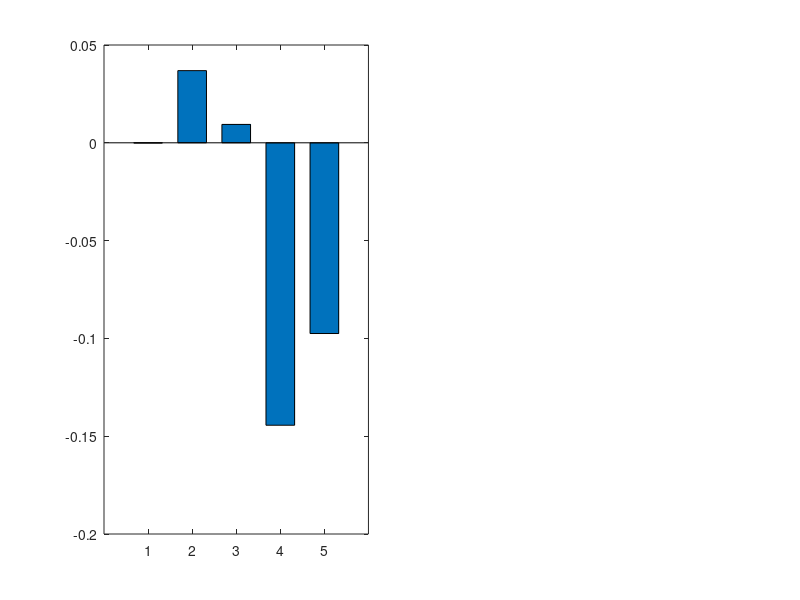

The MATLAB script that drew this image: (Note: this script raises an error after producing the figure.)
%% ========================================================================
% STANDALONE BEHAVIOURAL PATHWAY DECOMPOSITION
%
% Age-sex malaria model:
% behavioural pathways underlying female-male heterogeneity
%
% Scenarios:
%
% S0   = homogeneous behaviour
% SE   = exposure heterogeneity only
% SP   = prevention heterogeneity only
% ST   = treatment heterogeneity only
% Sall = all behavioural pathways
%
% Outcomes:
%
% Delta P_a  = P_fa - P_ma
% Delta Pi_a = Pi_fa - Pi_ma
%
% Positive values:
%   larger outcome among females aged >=5 years
%
% Negative values:
%   larger outcome among males aged >=5 years
%
% No external files are required.
% No files are saved.
% ========================================================================

clear;
clc;
close all;

%% ========================================================================
% NUMERICAL RESULTS FROM THE BEHAVIOURAL PATHWAY ANALYSIS
% ========================================================================

% Scenario order:
%
% 1 = S0
% 2 = SE
% 3 = SP
% 4 = ST
% 5 = Sall

Scenario = { ...
    'S0'; ...
    'SE'; ...
    'SP'; ...
    'ST'; ...
    'Sall'};

%% ------------------------------------------------------------------------
% Basic reproduction number
% -------------------------------------------------------------------------

R0 = [ ...
    4.287; ...     % S0
    4.297; ...     % SE
    4.287; ...     % SP
    4.287; ...     % ST
    4.296];        % Sall

%% ------------------------------------------------------------------------
% Female-male prevalence difference among >=5-year groups
%
% Delta P_a = P_fa - P_ma
%
% Units: percentage points
% -------------------------------------------------------------------------

DeltaP_a = [ ...
   -0.0001; ...    % S0
    0.0369; ...    % SE
    0.0094; ...    % SP
   -0.1444; ...    % ST
   -0.0975];       % Sall

%% ------------------------------------------------------------------------
% Female-male infectious-pressure difference among >=5-year groups
%
% Delta Pi_a = Pi_fa - Pi_ma
%
% Units: percentage points
% -------------------------------------------------------------------------

DeltaPi_a = [ ...
   -0.012; ...     % S0
    7.013; ...     % SE
    1.807; ...     % SP
   -1.833; ...     % ST
    7.014];        % Sall

%% ========================================================================
% DISPLAY RESULTS IN COMMAND WINDOW
% ========================================================================

fprintf('\n');
fprintf('===============================================================\n');
fprintf('BEHAVIOURAL PATHWAY DECOMPOSITION\n');
fprintf('===============================================================\n\n');

fprintf('%-12s %-10s %-18s %-18s\n', ...
    'Scenario','R0','Delta P_a (pp)','Delta Pi_a (pp)');

fprintf('---------------------------------------------------------------\n');

for k = 1:5

    fprintf('%-12s %-10.3f %-18.4f %-18.3f\n', ...
        Scenario{k}, ...
        R0(k), ...
        DeltaP_a(k), ...
        DeltaPi_a(k));

end

fprintf('---------------------------------------------------------------\n');

%% ========================================================================
% ADDITIVITY CHECK
%
% Effects are measured relative to homogeneous behaviour S0.
% ========================================================================

effect_E_P = DeltaP_a(2) - DeltaP_a(1);
effect_P_P = DeltaP_a(3) - DeltaP_a(1);
effect_T_P = DeltaP_a(4) - DeltaP_a(1);
effect_all_P = DeltaP_a(5) - DeltaP_a(1);

nonadd_P = ...
    effect_all_P - ...
    (effect_E_P + effect_P_P + effect_T_P);

effect_E_Pi = DeltaPi_a(2) - DeltaPi_a(1);
effect_P_Pi = DeltaPi_a(3) - DeltaPi_a(1);
effect_T_Pi = DeltaPi_a(4) - DeltaPi_a(1);
effect_all_Pi = DeltaPi_a(5) - DeltaPi_a(1);

nonadd_Pi = ...
    effect_all_Pi - ...
    (effect_E_Pi + effect_P_Pi + effect_T_Pi);

fprintf('\n');
fprintf('ADDITIVITY CHECK\n');
fprintf('---------------------------------------------------------------\n');

fprintf('Prevalence non-additivity          = %.5f pp\n', ...
    nonadd_P);

fprintf('Infectious-pressure non-additivity = %.5f pp\n', ...
    nonadd_Pi);

%% ========================================================================
% INTERPRETIVE SUMMARY
% ========================================================================

fprintf('\n');
fprintf('INTERPRETIVE SUMMARY\n');
fprintf('---------------------------------------------------------------\n');

fprintf(['Homogeneous behaviour produces almost no female-male ', ...
         'difference.\n']);

fprintf(['Exposure heterogeneity produces the largest isolated ', ...
         'positive shift in infectious pressure toward females.\n']);

fprintf(['Prevention heterogeneity produces a smaller shift in ', ...
         'the same direction.\n']);

fprintf(['Treatment heterogeneity shifts both prevalence and ', ...
         'infectious pressure toward males.\n']);

fprintf(['Under all pathways, prevalence is slightly higher among ', ...
         'males, whereas infectious pressure is higher among females.\n']);

fprintf('\n');
fprintf('===============================================================\n');

%% ========================================================================
% FIGURE
% ========================================================================

figure( ...
    'Color','w', ...
    'Position',[100 100 1200 520]);

%% Mathematical scenario labels

scenarioLabels = { ...
    '$\mathcal{S}_0$', ...
    '$\mathcal{S}_E$', ...
    '$\mathcal{S}_P$', ...
    '$\mathcal{S}_T$', ...
    '$\mathcal{S}_{\rm all}$'};

%% ========================================================================
% PANEL (a)
% Female-male prevalence difference
% ========================================================================

subplot(1,2,1);

bar( ...
    1:5, ...
    DeltaP_a, ...
    0.65);

hold on;

yline( ...
    0, ...
    'k-', ...
    'LineWidth',0.8);

hold off;

ax1 = gca;

ax1.XTick = 1:5;
ax1.XTickLabel = scenarioLabels;
ax1.TickLabelInterpreter = 'latex';

ax1.FontSize = 11;
ax1.LineWidth = 1;

ylabel( ...
    '$P_{fa}-P_{ma}$ (percentage points)', ...
    'Interpreter','latex', ...
    'FontSize',12);

title( ...
    '(a) Prevalence difference', ...
    'FontSize',12, ...
    'FontWeight','bold');

% Suitable range for values -0.1444 to +0.0369
ylim([-0.16 0.06]);

grid on;
box on;

ax1.XGrid = 'off';
ax1.YGrid = 'on';
ax1.GridAlpha = 0.15;

%% ========================================================================
% PANEL (b)
% Female-male infectious-pressure difference
% ========================================================================

subplot(1,2,2);

bar( ...
    1:5, ...
    DeltaPi_a, ...
    0.65);

hold on;

yline( ...
    0, ...
    'k-', ...
    'LineWidth',0.8);

hold off;

ax2 = gca;

ax2.XTick = 1:5;
ax2.XTickLabel = scenarioLabels;
ax2.TickLabelInterpreter = 'latex';

ax2.FontSize = 11;
ax2.LineWidth = 1;

ylabel( ...
    '$\Pi_{fa}-\Pi_{ma}$ (percentage points)', ...
    'Interpreter','latex', ...
    'FontSize',12);

title( ...
    '(b) Infectious-pressure difference', ...
    'FontSize',12, ...
    'FontWeight','bold');

% Suitable range for values -1.833 to +7.014
ylim([-2.5 8]);

grid on;
box on;

ax2.XGrid = 'off';
ax2.YGrid = 'on';
ax2.GridAlpha = 0.15;
